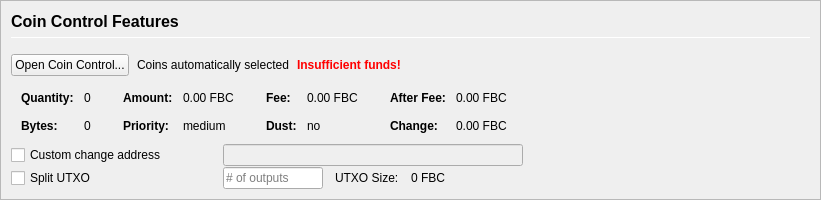
         <widget class="QFrame" name="frameCoinControl">
          <property name="sizePolicy">
           <sizepolicy hsizetype="Expanding" vsizetype="Expanding">
            <horstretch>0</horstretch>
            <verstretch>0</verstretch>
           </sizepolicy>
          </property>
          <property name="maximumSize">
           <size>
            <width>16777215</width>
            <height>16777215</height>
           </size>
          </property>
          <property name="frameShape">
           <enum>QFrame::StyledPanel</enum>
          </property>
          <property name="frameShadow">
           <enum>QFrame::Sunken</enum>
          </property>
          <layout class="QVBoxLayout" name="verticalLayoutCoinControl2">
           <property name="spacing">
            <number>0</number>
           </property>
           <property name="leftMargin">
            <number>0</number>
           </property>
           <property name="topMargin">
            <number>0</number>
           </property>
           <property name="rightMargin">
            <number>0</number>
           </property>
           <property name="bottomMargin">
            <number>0</number>
           </property>
           <item>
            <widget class="QFrame" name="frameCoinControl_BG">
             <layout class="QVBoxLayout" name="verticalLayoutCoinControl" stretch="0,0,0,0,0,0">
              <property name="spacing">
               <number>1</number>
              </property>
              <property name="leftMargin">
               <number>10</number>
              </property>
              <property name="topMargin">
               <number>10</number>
              </property>
              <item>
               <layout class="QHBoxLayout" name="horizontalLayoutCoinControl1">
                <property name="bottomMargin">
                 <number>15</number>
                </property>
                <item>
                 <layout class="QVBoxLayout" name="verticalLayout_3">
                  <property name="spacing">
                   <number>6</number>
                  </property>
                  <item>
                   <widget class="QLabel" name="labelCoinControlFeatures">
                    <property name="sizePolicy">
                     <sizepolicy hsizetype="Preferred" vsizetype="Maximum">
                      <horstretch>0</horstretch>
                      <verstretch>0</verstretch>
                     </sizepolicy>
                    </property>
                    <property name="minimumSize">
                     <size>
                      <width>0</width>
                      <height>20</height>
                     </size>
                    </property>
                    <property name="font">
                     <font>
                      <pointsize>12</pointsize>
                      <weight>75</weight>
                      <bold>true</bold>
                     </font>
                    </property>
                    <property name="styleSheet">
                     <string notr="true">font-weight:bold;</string>
                    </property>
                    <property name="text">
                     <string>Coin Control Features</string>
                    </property>
                   </widget>
                  </item>
                  <item>
                   <widget class="Line" name="line">
                    <property name="minimumSize">
                     <size>
                      <width>0</width>
                      <height>1</height>
                     </size>
                    </property>
                    <property name="maximumSize">
                     <size>
                      <width>16777215</width>
                      <height>1</height>
                     </size>
                    </property>
                    <property name="orientation">
                     <enum>Qt::Horizontal</enum>
                    </property>
                   </widget>
                  </item>
                 </layout>
                </item>
               </layout>
              </item>
              <item>
               <layout class="QHBoxLayout" name="horizontalLayoutCoinControl2" stretch="0,0,0,0">
                <property name="spacing">
                 <number>8</number>
                </property>
                <property name="bottomMargin">
                 <number>10</number>
                </property>
                <item>
                 <widget class="QPushButton" name="pushButtonCoinControl">
                  <property name="styleSheet">
                   <string notr="true"/>
                  </property>
                  <property name="text">
                   <string>Open Coin Control...</string>
                  </property>
                  <property name="autoDefault">
                   <bool>false</bool>
                  </property>
                 </widget>
                </item>
                <item>
                 <widget class="QLabel" name="labelCoinControlAutomaticallySelected">
                  <property name="text">
                   <string>Coins automatically selected</string>
                  </property>
                  <property name="margin">
                   <number>5</number>
                  </property>
                 </widget>
                </item>
                <item>
                 <widget class="QLabel" name="labelCoinControlInsuffFunds">
                  <property name="font">
                   <font>
                    <weight>75</weight>
                    <bold>true</bold>
                   </font>
                  </property>
                  <property name="styleSheet">
                   <string notr="true">color:red;font-weight:bold;</string>
                  </property>
                  <property name="text">
                   <string>Insufficient funds!</string>
                  </property>
                  <property name="margin">
                   <number>5</number>
                  </property>
                 </widget>
                </item>
                <item>
                 <spacer name="horizontalSpacerCoinControl">
                  <property name="orientation">
                   <enum>Qt::Horizontal</enum>
                  </property>
                  <property name="sizeHint" stdset="0">
                   <size>
                    <width>40</width>
                    <height>1</height>
                   </size>
                  </property>
                 </spacer>
                </item>
               </layout>
              </item>
              <item>
               <widget class="QWidget" name="widgetCoinControl" native="true">
                <property name="sizePolicy">
                 <sizepolicy hsizetype="Preferred" vsizetype="Preferred">
                  <horstretch>0</horstretch>
                  <verstretch>0</verstretch>
                 </sizepolicy>
                </property>
                <property name="minimumSize">
                 <size>
                  <width>0</width>
                  <height>0</height>
                 </size>
                </property>
                <property name="styleSheet">
                 <string notr="true"/>
                </property>
                <layout class="QHBoxLayout" name="horizontalLayoutCoinControl5">
                 <property name="leftMargin">
                  <number>0</number>
                 </property>
                 <property name="topMargin">
                  <number>0</number>
                 </property>
                 <property name="rightMargin">
                  <number>0</number>
                 </property>
                 <property name="bottomMargin">
                  <number>0</number>
                 </property>
                 <item>
                  <layout class="QHBoxLayout" name="horizontalLayoutCoinControl3" stretch="0,0,0,1">
                   <property name="spacing">
                    <number>20</number>
                   </property>
                   <property name="topMargin">
                    <number>0</number>
                   </property>
                   <property name="bottomMargin">
                    <number>10</number>
                   </property>
                   <item>
                    <layout class="QFormLayout" name="formLayoutCoinControl1">
                     <property name="horizontalSpacing">
                      <number>10</number>
                     </property>
                     <property name="verticalSpacing">
                      <number>14</number>
                     </property>
                     <property name="leftMargin">
                      <number>10</number>
                     </property>
                     <property name="topMargin">
                      <number>4</number>
                     </property>
                     <property name="rightMargin">
                      <number>6</number>
                     </property>
                     <item row="0" column="0">
                      <widget class="QLabel" name="labelCoinControlQuantityText">
                       <property name="font">
                        <font>
                         <weight>75</weight>
                         <bold>true</bold>
                        </font>
                       </property>
                       <property name="text">
                        <string>Quantity:</string>
                       </property>
                       <property name="margin">
                        <number>0</number>
                       </property>
                      </widget>
                     </item>
                     <item row="0" column="1">
                      <widget class="QLabel" name="labelCoinControlQuantity">
                       <property name="cursor">
                        <cursorShape>IBeamCursor</cursorShape>
                       </property>
                       <property name="contextMenuPolicy">
                        <enum>Qt::ActionsContextMenu</enum>
                       </property>
                       <property name="text">
                        <string notr="true">0</string>
                       </property>
                       <property name="margin">
                        <number>0</number>
                       </property>
                       <property name="textInteractionFlags">
                        <set>Qt::LinksAccessibleByMouse|Qt::TextSelectableByKeyboard|Qt::TextSelectableByMouse</set>
                       </property>
                      </widget>
                     </item>
                     <item row="1" column="0">
                      <widget class="QLabel" name="labelCoinControlBytesText">
                       <property name="font">
                        <font>
                         <weight>75</weight>
                         <bold>true</bold>
                        </font>
                       </property>
                       <property name="text">
                        <string>Bytes:</string>
                       </property>
                      </widget>
                     </item>
                     <item row="1" column="1">
                      <widget class="QLabel" name="labelCoinControlBytes">
                       <property name="cursor">
                        <cursorShape>IBeamCursor</cursorShape>
                       </property>
                       <property name="contextMenuPolicy">
                        <enum>Qt::ActionsContextMenu</enum>
                       </property>
                       <property name="text">
                        <string notr="true">0</string>
                       </property>
                       <property name="textInteractionFlags">
                        <set>Qt::LinksAccessibleByMouse|Qt::TextSelectableByKeyboard|Qt::TextSelectableByMouse</set>
                       </property>
                      </widget>
                     </item>
                    </layout>
                   </item>
                   <item>
                    <layout class="QFormLayout" name="formLayoutCoinControl2">
                     <property name="horizontalSpacing">
                      <number>10</number>
                     </property>
                     <property name="verticalSpacing">
                      <number>14</number>
                     </property>
                     <property name="leftMargin">
                      <number>6</number>
                     </property>
                     <property name="topMargin">
                      <number>4</number>
                     </property>
                     <property name="rightMargin">
                      <number>6</number>
                     </property>
                     <item row="0" column="0">
                      <widget class="QLabel" name="labelCoinControlAmountText">
                       <property name="font">
                        <font>
                         <weight>75</weight>
                         <bold>true</bold>
                        </font>
                       </property>
                       <property name="text">
                        <string>Amount:</string>
                       </property>
                       <property name="margin">
                        <number>0</number>
                       </property>
                      </widget>
                     </item>
                     <item row="0" column="1">
                      <widget class="QLabel" name="labelCoinControlAmount">
                       <property name="cursor">
                        <cursorShape>IBeamCursor</cursorShape>
                       </property>
                       <property name="contextMenuPolicy">
                        <enum>Qt::ActionsContextMenu</enum>
                       </property>
                       <property name="text">
                        <string notr="true">0.00 FBC</string>
                       </property>
                       <property name="textInteractionFlags">
                        <set>Qt::LinksAccessibleByMouse|Qt::TextSelectableByKeyboard|Qt::TextSelectableByMouse</set>
                       </property>
                      </widget>
                     </item>
                     <item row="1" column="0">
                      <widget class="QLabel" name="labelCoinControlPriorityText">
                       <property name="font">
                        <font>
                         <weight>75</weight>
                         <bold>true</bold>
                        </font>
                       </property>
                       <property name="text">
                        <string>Priority:</string>
                       </property>
                      </widget>
                     </item>
                     <item row="1" column="1">
                      <widget class="QLabel" name="labelCoinControlPriority">
                       <property name="cursor">
                        <cursorShape>IBeamCursor</cursorShape>
                       </property>
                       <property name="contextMenuPolicy">
                        <enum>Qt::ActionsContextMenu</enum>
                       </property>
                       <property name="text">
                        <string>medium</string>
                       </property>
                       <property name="textInteractionFlags">
                        <set>Qt::LinksAccessibleByMouse|Qt::TextSelectableByKeyboard|Qt::TextSelectableByMouse</set>
                       </property>
                      </widget>
                     </item>
                    </layout>
                   </item>
                   <item>
                    <layout class="QFormLayout" name="formLayoutCoinControl3">
                     <property name="horizontalSpacing">
                      <number>10</number>
                     </property>
                     <property name="verticalSpacing">
                      <number>14</number>
                     </property>
                     <property name="leftMargin">
                      <number>6</number>
                     </property>
                     <property name="topMargin">
                      <number>4</number>
                     </property>
                     <property name="rightMargin">
                      <number>6</number>
                     </property>
                     <item row="0" column="0">
                      <widget class="QLabel" name="labelCoinControlFeeText">
                       <property name="font">
                        <font>
                         <weight>75</weight>
                         <bold>true</bold>
                        </font>
                       </property>
                       <property name="text">
                        <string>Fee:</string>
                       </property>
                       <property name="margin">
                        <number>0</number>
                       </property>
                      </widget>
                     </item>
                     <item row="0" column="1">
                      <widget class="QLabel" name="labelCoinControlFee">
                       <property name="cursor">
                        <cursorShape>IBeamCursor</cursorShape>
                       </property>
                       <property name="contextMenuPolicy">
                        <enum>Qt::ActionsContextMenu</enum>
                       </property>
                       <property name="text">
                        <string notr="true">0.00 FBC</string>
                       </property>
                       <property name="textInteractionFlags">
                        <set>Qt::LinksAccessibleByMouse|Qt::TextSelectableByKeyboard|Qt::TextSelectableByMouse</set>
                       </property>
                      </widget>
                     </item>
                     <item row="1" column="0">
                      <widget class="QLabel" name="labelCoinControlLowOutputText">
                       <property name="font">
                        <font>
                         <weight>75</weight>
                         <bold>true</bold>
                        </font>
                       </property>
                       <property name="text">
                        <string>Dust:</string>
                       </property>
                      </widget>
                     </item>
                     <item row="1" column="1">
                      <widget class="QLabel" name="labelCoinControlLowOutput">
                       <property name="cursor">
                        <cursorShape>IBeamCursor</cursorShape>
                       </property>
                       <property name="contextMenuPolicy">
                        <enum>Qt::ActionsContextMenu</enum>
                       </property>
                       <property name="text">
                        <string>no</string>
                       </property>
                       <property name="textInteractionFlags">
                        <set>Qt::LinksAccessibleByMouse|Qt::TextSelectableByKeyboard|Qt::TextSelectableByMouse</set>
                       </property>
                      </widget>
                     </item>
                    </layout>
                   </item>
                   <item>
                    <layout class="QFormLayout" name="formLayoutCoinControl4">
                     <property name="horizontalSpacing">
                      <number>10</number>
                     </property>
                     <property name="verticalSpacing">
                      <number>14</number>
                     </property>
                     <property name="leftMargin">
                      <number>6</number>
                     </property>
                     <property name="topMargin">
                      <number>4</number>
                     </property>
                     <property name="rightMargin">
                      <number>6</number>
                     </property>
                     <item row="0" column="0">
                      <widget class="QLabel" name="labelCoinControlAfterFeeText">
                       <property name="font">
                        <font>
                         <weight>75</weight>
                         <bold>true</bold>
                        </font>
                       </property>
                       <property name="text">
                        <string>After Fee:</string>
                       </property>
                       <property name="margin">
                        <number>0</number>
                       </property>
                      </widget>
                     </item>
                     <item row="0" column="1">
                      <widget class="QLabel" name="labelCoinControlAfterFee">
                       <property name="cursor">
                        <cursorShape>IBeamCursor</cursorShape>
                       </property>
                       <property name="contextMenuPolicy">
                        <enum>Qt::ActionsContextMenu</enum>
                       </property>
                       <property name="text">
                        <string notr="true">0.00 FBC</string>
                       </property>
                       <property name="textInteractionFlags">
                        <set>Qt::LinksAccessibleByMouse|Qt::TextSelectableByKeyboard|Qt::TextSelectableByMouse</set>
                       </property>
                      </widget>
                     </item>
                     <item row="1" column="0">
                      <widget class="QLabel" name="labelCoinControlChangeText">
                       <property name="font">
                        <font>
                         <weight>75</weight>
                         <bold>true</bold>
                        </font>
                       </property>
                       <property name="text">
                        <string>Change:</string>
                       </property>
                      </widget>
                     </item>
                     <item row="1" column="1">
                      <widget class="QLabel" name="labelCoinControlChange">
                       <property name="cursor">
                        <cursorShape>IBeamCursor</cursorShape>
                       </property>
                       <property name="contextMenuPolicy">
                        <enum>Qt::ActionsContextMenu</enum>
                       </property>
                       <property name="text">
                        <string notr="true">0.00 FBC</string>
                       </property>
                       <property name="textInteractionFlags">
                        <set>Qt::LinksAccessibleByMouse|Qt::TextSelectableByKeyboard|Qt::TextSelectableByMouse</set>
                       </property>
                      </widget>
                     </item>
                    </layout>
                   </item>
                  </layout>
                 </item>
                </layout>
               </widget>
              </item>
              <item>
               <layout class="QHBoxLayout" name="horizontalLayoutCoinControl4">
                <property name="spacing">
                 <number>12</number>
                </property>
                <property name="sizeConstraint">
                 <enum>QLayout::SetDefaultConstraint</enum>
                </property>
                <property name="topMargin">
                 <number>0</number>
                </property>
                <property name="rightMargin">
                 <number>0</number>
                </property>
                <item>
                 <widget class="QCheckBox" name="checkBoxCoinControlChange">
                  <property name="sizePolicy">
                   <sizepolicy hsizetype="Preferred" vsizetype="Preferred">
                    <horstretch>0</horstretch>
                    <verstretch>0</verstretch>
                   </sizepolicy>
                  </property>
                  <property name="minimumSize">
                   <size>
                    <width>200</width>
                    <height>0</height>
                   </size>
                  </property>
                  <property name="maximumSize">
                   <size>
                    <width>200</width>
                    <height>16777215</height>
                   </size>
                  </property>
                  <property name="toolTip">
                   <string>If this is activated, but the change address is empty or invalid, change will be sent to a newly generated address.</string>
                  </property>
                  <property name="text">
                   <string>Custom change address</string>
                  </property>
                 </widget>
                </item>
                <item>
                 <widget class="QValidatedLineEdit" name="lineEditCoinControlChange">
                  <property name="enabled">
                   <bool>false</bool>
                  </property>
                  <property name="sizePolicy">
                   <sizepolicy hsizetype="Preferred" vsizetype="Preferred">
                    <horstretch>0</horstretch>
                    <verstretch>0</verstretch>
                   </sizepolicy>
                  </property>
                  <property name="minimumSize">
                   <size>
                    <width>300</width>
                    <height>0</height>
                   </size>
                  </property>
                 </widget>
                </item>
                <item>
                 <widget class="QLabel" name="labelCoinControlChangeLabel">
                  <property name="sizePolicy">
                   <sizepolicy hsizetype="Preferred" vsizetype="Preferred">
                    <horstretch>0</horstretch>
                    <verstretch>0</verstretch>
                   </sizepolicy>
                  </property>
                  <property name="minimumSize">
                   <size>
                    <width>100</width>
                    <height>0</height>
                   </size>
                  </property>
                  <property name="text">
                   <string/>
                  </property>
                  <property name="margin">
                   <number>3</number>
                  </property>
                 </widget>
                </item>
               </layout>
              </item>
              <item>
               <layout class="QHBoxLayout" name="horizontalLayoutCoinControl6">
                <property name="spacing">
                 <number>12</number>
                </property>
                <property name="rightMargin">
                 <number>0</number>
                </property>
                <item>
                 <widget class="QCheckBox" name="splitBlockCheckBox">
                  <property name="sizePolicy">
                   <sizepolicy hsizetype="Preferred" vsizetype="Preferred">
                    <horstretch>0</horstretch>
                    <verstretch>0</verstretch>
                   </sizepolicy>
                  </property>
                  <property name="minimumSize">
                   <size>
                    <width>200</width>
                    <height>0</height>
                   </size>
                  </property>
                  <property name="maximumSize">
                   <size>
                    <width>200</width>
                    <height>16777215</height>
                   </size>
                  </property>
                  <property name="text">
                   <string>Split UTXO</string>
                  </property>
                 </widget>
                </item>
                <item>
                 <widget class="QLineEdit" name="splitBlockLineEdit">
                  <property name="sizePolicy">
                   <sizepolicy hsizetype="Preferred" vsizetype="Preferred">
                    <horstretch>50</horstretch>
                    <verstretch>0</verstretch>
                   </sizepolicy>
                  </property>
                  <property name="minimumSize">
                   <size>
                    <width>100</width>
                    <height>0</height>
                   </size>
                  </property>
                  <property name="maximumSize">
                   <size>
                    <width>100</width>
                    <height>16777215</height>
                   </size>
                  </property>
                  <property name="placeholderText">
                   <string># of outputs</string>
                  </property>
                 </widget>
                </item>
                <item>
                 <widget class="QLabel" name="labelBlockSizeText">
                  <property name="text">
                   <string>UTXO Size:</string>
                  </property>
                 </widget>
                </item>
                <item>
                 <widget class="QLabel" name="labelBlockSize">
                  <property name="text">
                   <string>0 FBC</string>
                  </property>
                 </widget>
                </item>
                <item>
                 <spacer name="horizontalSpacer_7">
                  <property name="orientation">
                   <enum>Qt::Horizontal</enum>
                  </property>
                  <property name="sizeHint" stdset="0">
                   <size>
                    <width>40</width>
                    <height>20</height>
                   </size>
                  </property>
                 </spacer>
                </item>
               </layout>
              </item>
              <item>
               <spacer name="verticalSpacerCoinControl">
                <property name="orientation">
                 <enum>Qt::Vertical</enum>
                </property>
                <property name="sizeHint" stdset="0">
                 <size>
                  <width>800</width>
                  <height>1</height>
                 </size>
                </property>
               </spacer>
              </item>
             </layout>
            </widget>
           </item>
          </layout>
         </widget>
